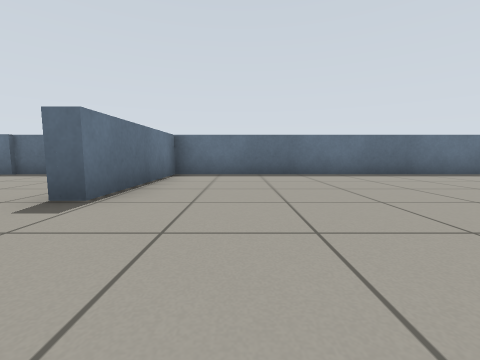
View 1 (above)

19 first-person views from a walk through a world built for the Gazebo simulator. The camera is 0.5 m above the floor, tilts 6° down and sees 90° across. The floor is counted in squares, 1 m on a side. Each view is taken from the middle of a square. On the plan, view 1 faces up. The plan holds only what a view shows up to about 9 squares ahead; the rest is blank. The place goes on beyond the plan. Simple patterns stand in for the simulator's built-in surfaces.

View 2
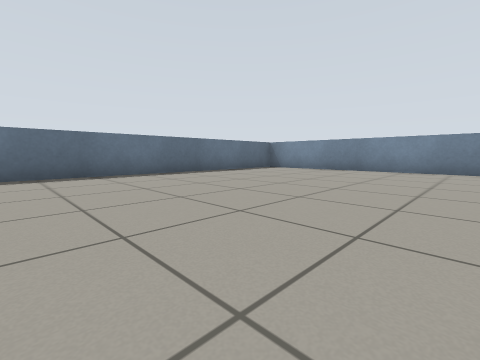

View 3
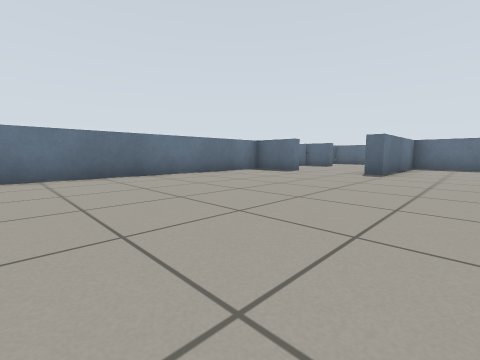

View 4
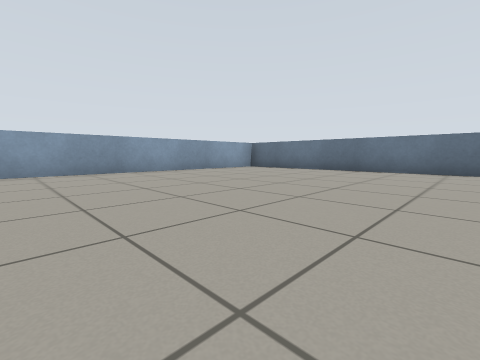

View 5
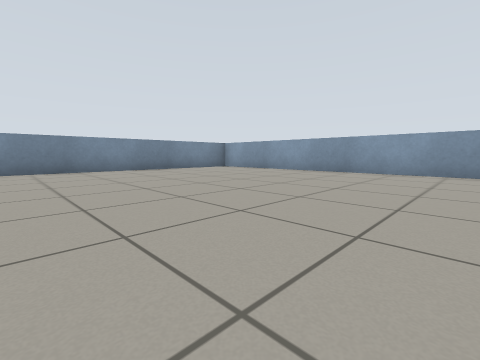

View 6
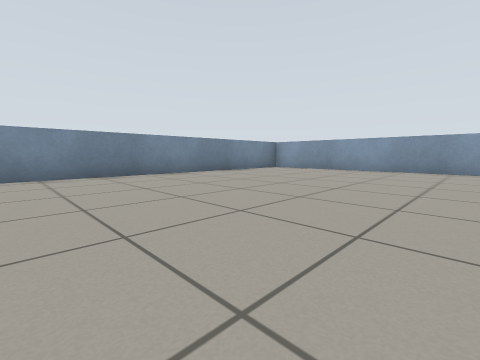

View 7
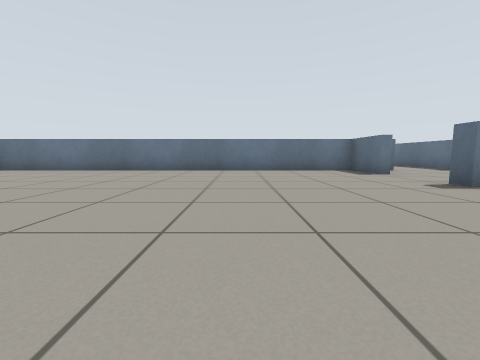

View 8
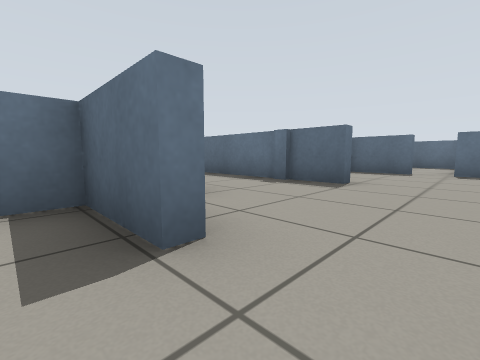

View 9
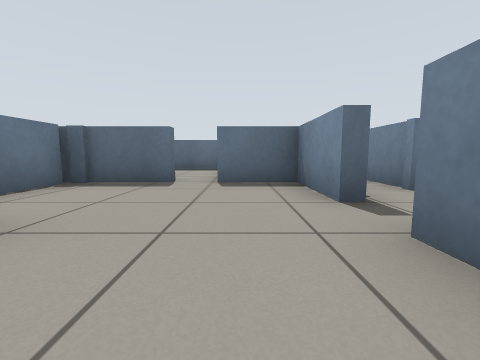

View 10
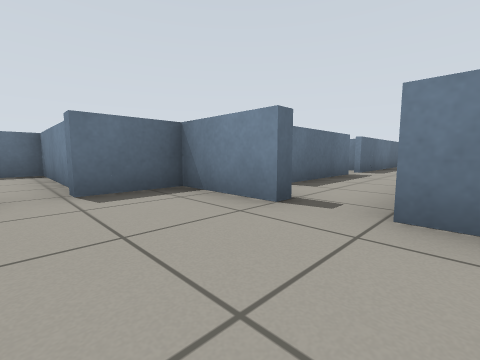

View 11
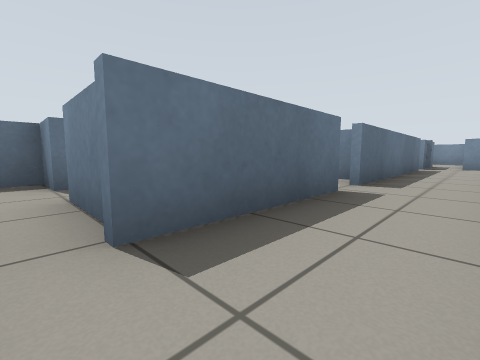

View 12
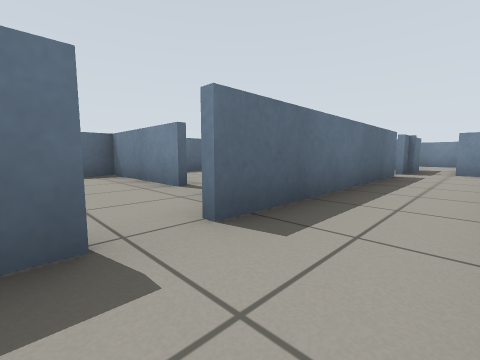

View 13
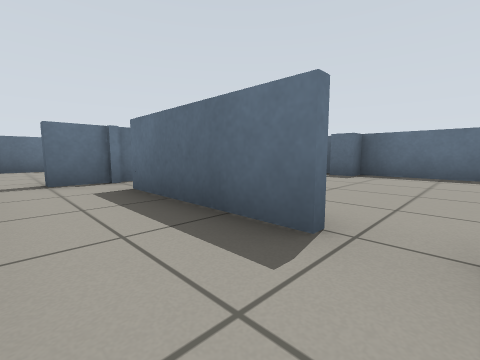

View 14
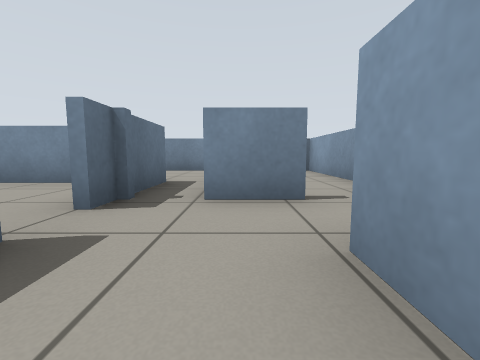

View 15
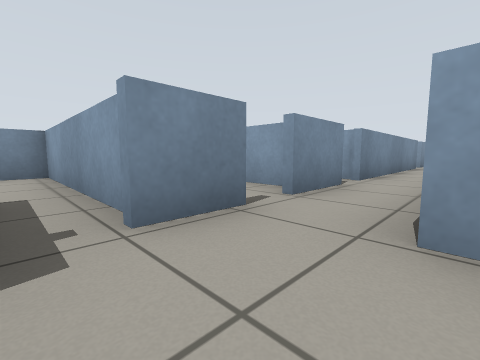

View 16
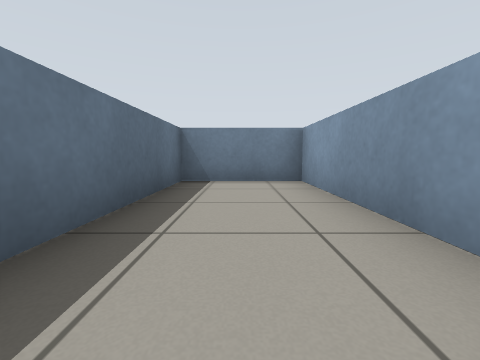

View 17
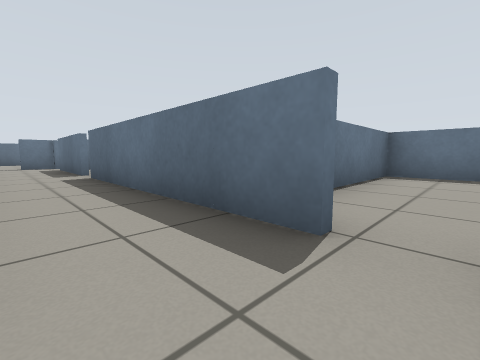

View 18
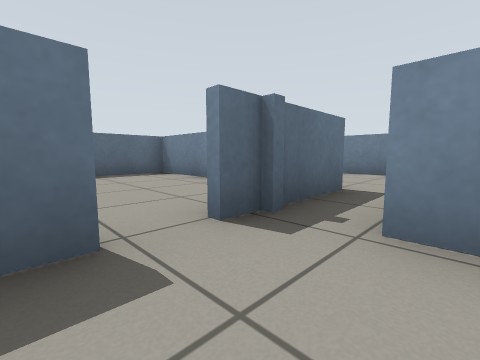

View 19
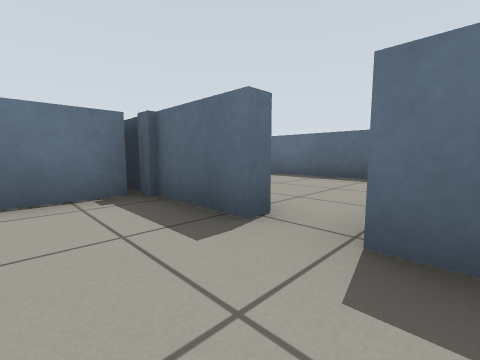

### Floor plan
Key: @ floor where view 1 was taken; # wall or solid block; x gap in a wall; . floor; = window, fence, low wall or low ledge.
Columns run from 7 left of view 1 to 15 right of it. Each row starts with its distance up from view 1.
 13 =====  ===== ======
 12  ...= ==#..=..=#..=
 11   ..= .x...=. = ..=
 10   =.= .x...=    ..=   =
  9 #==..=.==x======= =#. =
  8 #=...=....==....===###=
  7 #=...............======
  6 ===..===========......=
  5 .....=.........=.======
  4  =...=.........=.=#
  3  ===.=.........=.=
  2  =.............=.=
  1  =.............=.=
  0  =.....@.......=.=
 -1  =.............=.=
 -2  =.............=.=
 -3  =.............=
 -4  =.............=
 -5  =.............=
 -6  =.............=
 -7  =.............=
 -8  =.............=
 -9  = ============

Where each view was taken, in squares from view 1:
view 1: 0 up, 0 right, facing up
view 2: 0 up, 0 right, facing up-right
view 3: 4 down, 0 right, facing up-left
view 4: 2 down, 2 right, facing down-left
view 5: 2 down, 0 right, facing down-right
view 6: 1 down, 2 right, facing down-right
view 7: 1 down, 2 right, facing left
view 8: 2 up, 3 left, facing up-left
view 9: 5 up, 3 left, facing up
view 10: 6 up, 4 left, facing up-right
view 11: 7 up, 1 left, facing up-right
view 12: 7 up, 2 right, facing up-right
view 13: 7 up, 3 right, facing up-left
view 14: 7 up, 7 right, facing right
view 15: 8 up, 8 right, facing down-right
view 16: 6 up, 10 right, facing right
view 17: 7 up, 9 right, facing up-left
view 18: 7 up, 8 right, facing up-right
view 19: 8 up, 3 left, facing up-left
